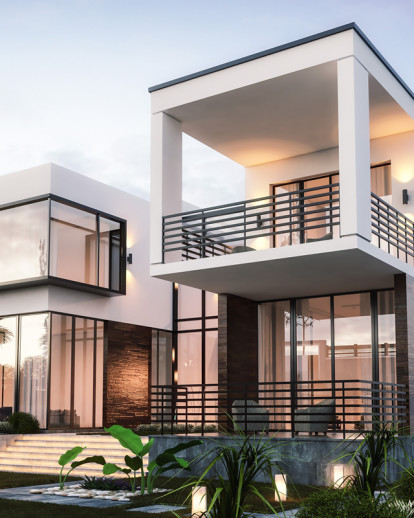
#> input picture features/house.jpg, 414 x 518 px
$ python harris.py
#> lines starting #> are read from the running program, lines starting #| are printed output that depends on the picture
import cv2
import numpy as np
from matplotlib import pyplot as plt
from scipy.signal import convolve2d
from scipy.ndimage import gaussian_filter

''' Implementation of Harris Corner Detector '''

def sobel_filter(ori):
    if ori == 'x':
        return np.array([
            [1, 0, -1],
            [2, 0, -2],
            [1, 0, -1]
        ])
    else:
        return np.array([
            [1, 2, 1],
            [0, 0, 0],
            [-1, -2, -1]
        ])

img = cv2.imread('house.jpg', cv2.IMREAD_GRAYSCALE)
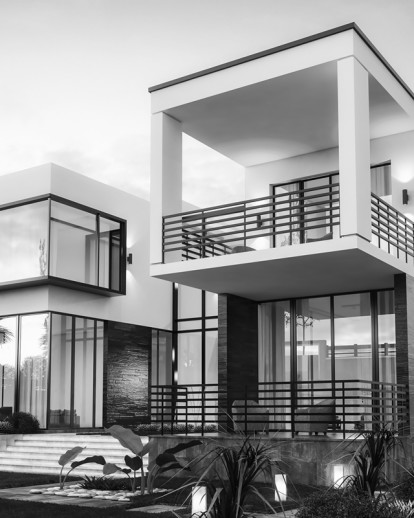
#> img: shape (518, 414); min 0, max 255, mean 147.9
downscale = 1
h, w = img.shape
#> h = 518; w = 414
img = cv2.resize(img, (w // downscale, h // downscale), interpolation = cv2.INTER_CUBIC)

I_x = convolve2d(img, sobel_filter('x'), boundary = 'symm', mode = 'same')
I_y = convolve2d(img, sobel_filter('y'), boundary = 'symm', mode = 'same')
print(img.shape, I_x.shape, I_y.shape)
#| (518, 414) (518, 414) (518, 414)

I_xx = I_x ** 2
I_yy = I_y ** 2
I_xy = I_x * I_y
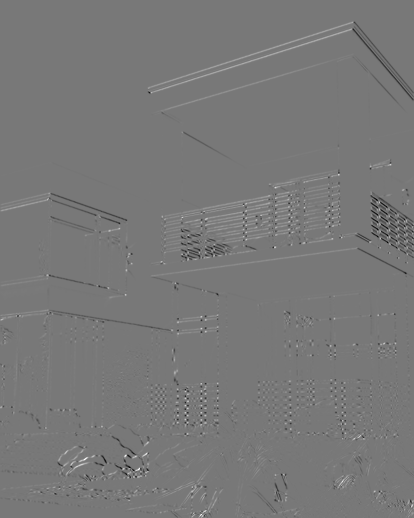
#> I_xy: shape (518, 414) int64; min -264192, max 294556, mean 176.7; drawn with min black and max white

# Gaussian filter params
sigma = 1.0
window_size = 3
truncate = ((window_size - 1) // 2 - 0.5) / sigma

S_xx = gaussian_filter(I_xx, sigma = 1, truncate = truncate)
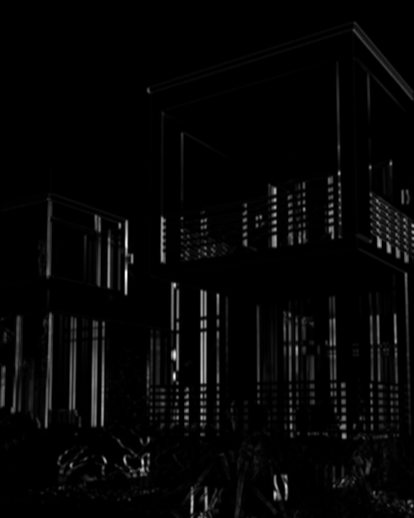
#> S_xx: shape (518, 414) int64; min 0, max 446383, mean 11187.6; drawn with min black and max white
S_yy = gaussian_filter(I_yy, sigma = 1, truncate = truncate)
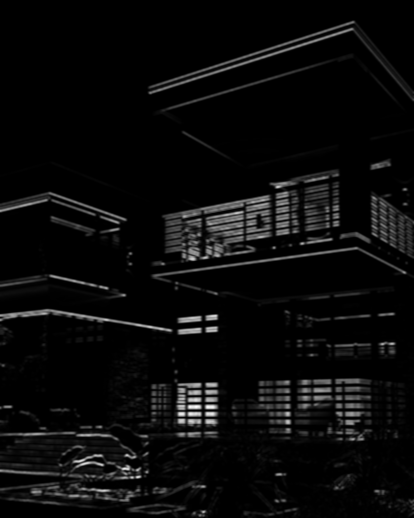
#> S_yy: shape (518, 414) int64; min 0, max 385866, mean 16517.5; drawn with min black and max white
S_xy = gaussian_filter(I_xy, sigma = 1, truncate = truncate)

derivatives = np.transpose(np.stack((S_xx, S_xy, S_yy)), (1, 2, 0))
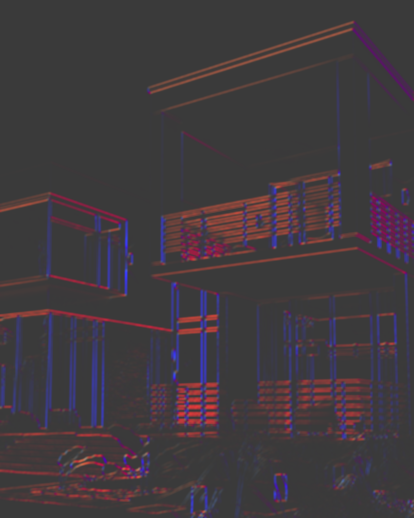
#> derivatives: shape (518, 414, 3) int64; mean of channels 0, 1, 2 11187.6, 176.7, 16517.5; drawn with min black and max white


def compute_corner_response(I, k = 0.04):
    '''
        I is 3 * 1 vector, where:
        I[0] = I_xx
        I[1] = I_xy
        I[2] = I_xx
    '''
    M = np.array([
        [I[0], I[1]],
        [I[1], I[2]]
    ])
    eig, _ = np.linalg.eig(M)
    det = eig[0] * eig[1]
    trace = eig[0] + eig[1]
    response = det - k * (trace ** 2)
    return response

def adaptive_non_maximal_suppresion(sorted_indices, response, x, y, c_robust = 1):
    res = np.array([sorted_indices[0]]) # global maximum must be included
    radius = np.zeros(sorted_indices.shape)
    radius[sorted_indices[0]] = np.inf
    ct = 0
    for i in sorted_indices[1:]:
        neighbor_response = response[res] * c_robust
        valid_neighbor = res[np.where(response[i] < neighbor_response)]
        if len(valid_neighbor) == 0:
            continue
        #print(valid_neighbor)
        delta_x = x[valid_neighbor] - x[i]
        delta_y = y[valid_neighbor] - y[i]
        r_min = np.min(np.sqrt(delta_x ** 2 + delta_y ** 2))
        radius[i] = r_min
        res = np.append(res, [i])
    return radius


threshold = 1e7
max_features = 100
corner_response = np.apply_along_axis(compute_corner_response, 2, derivatives)
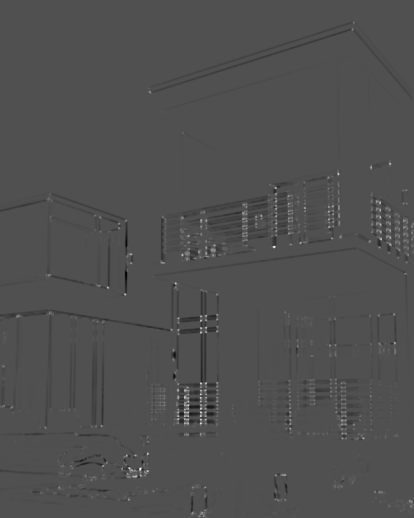
#> corner_response: shape (518, 414) float64; min -7.96e+09, max 1.74e+10, mean -24802583.3; drawn with min black and max white

y, x = np.where(corner_response >= threshold)
valid_response = corner_response[y, x] # those over threshold
print(valid_response.shape)
#| (21931,)
sorted_indices = (-valid_response).argsort()
suppresion_radius = adaptive_non_maximal_suppresion(sorted_indices, valid_response, x, y)
#> in adaptive_non_maximal_suppresion, `res = np.array([sorted_indices[0]])`: res = [18110]
#> the loop in adaptive_non_maximal_suppresion, `for i in sorted_indices[1:]:` made 21930 passes
#> (i, r_min) on passes 15 to 17: (4588, 1), (12619, 7), (230, 97.08)
final_indices = (-suppresion_radius).argsort()[:max_features]
#> final_indices = 100 values, max 21529 at index 42, min 23 at index 3, mean 8811.6
y, x = y[final_indices], x[final_indices]
#> y = 100 values, max 512 at index 11, min 29 at index 3, mean 326.7; x = 100 values, max 413 at index 20, min 3 at index 25, mean 221.9

f, ax = plt.subplots(1, 2)
ax[0].imshow(img, cmap = 'gray')
ax[1].imshow(corner_response, cmap = 'gray')
ax[1].scatter(x, y, marker = '+', color = 'red')
plt.show()
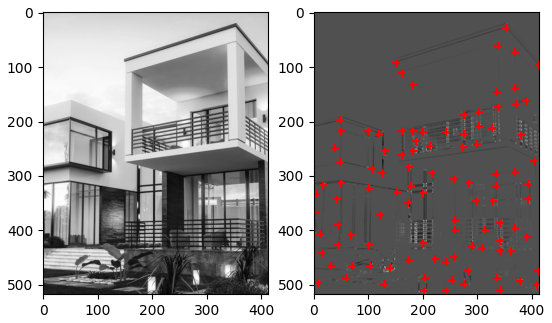
#> figure drawn by matplotlib, 2 panels
